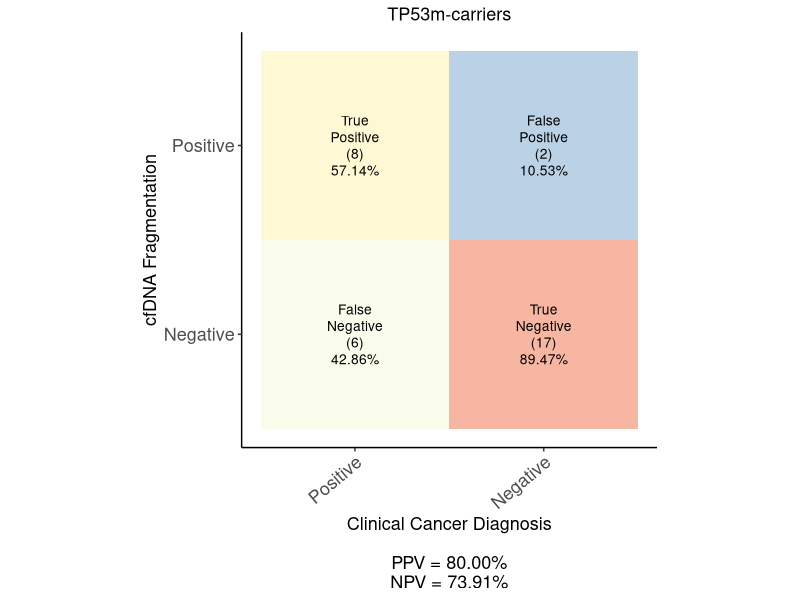
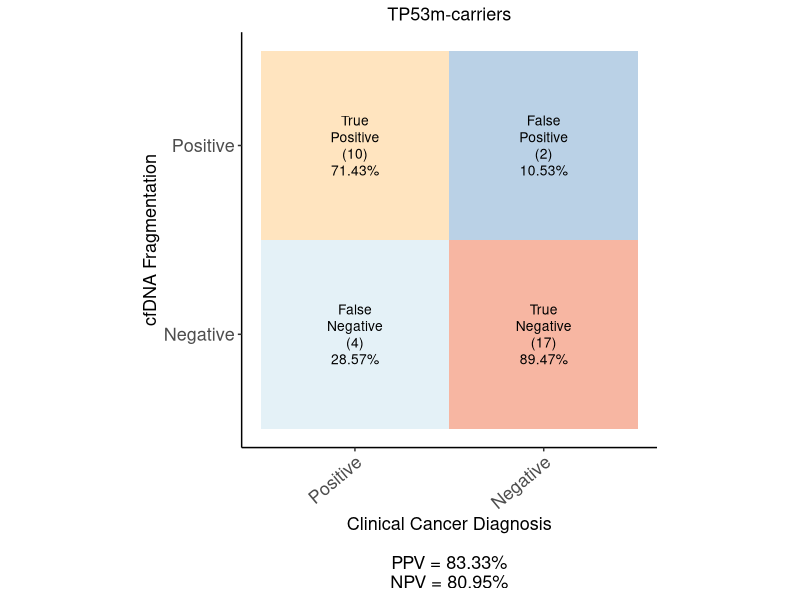
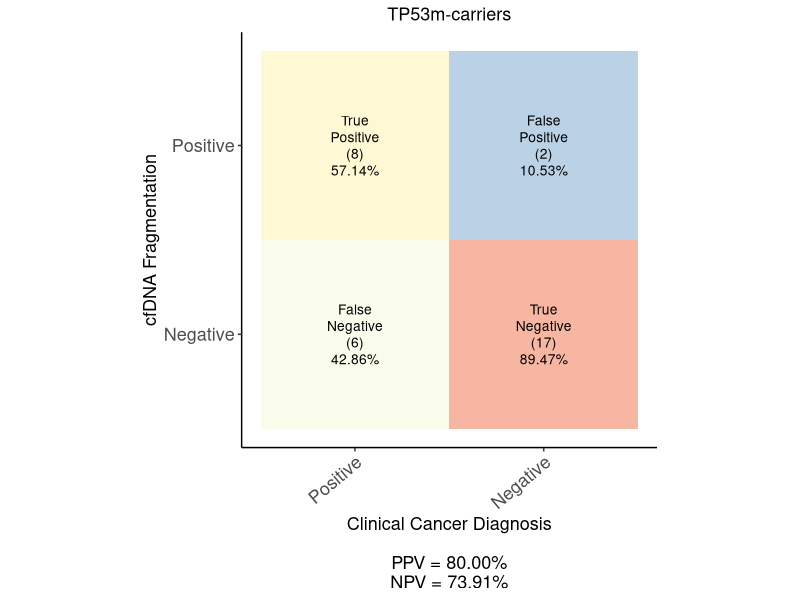
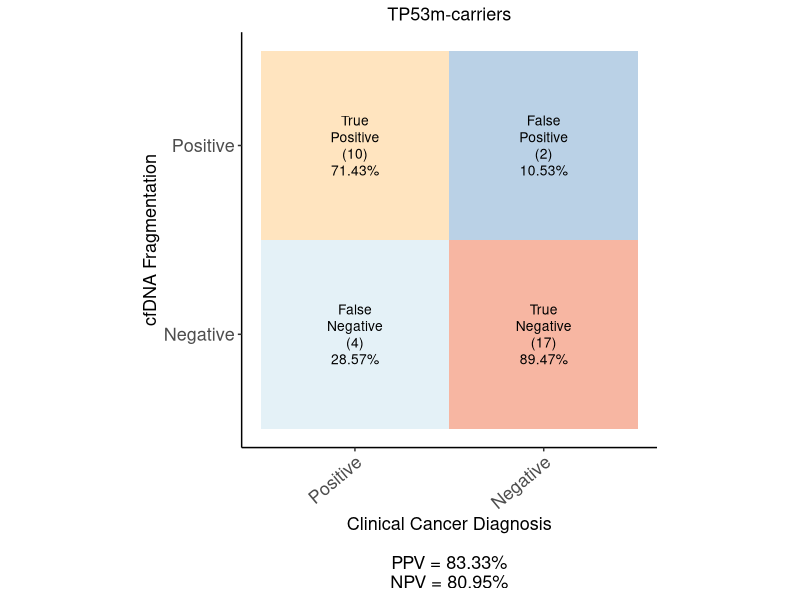

Here is the R script that generated these plots, in order:
library(ggplot2)
library(ggpubr)

outdir <- "/Users/derekwong/Library/CloudStorage/GoogleDrive-derekwong90@gmail.com/My Drive/Post-Doc/CHARM/LFS/LFS_fragment/figures/classifier"

### Make confusion matrices
data <- data.frame(A = c("Negative", "Negative", "Positive", "Positive"), #Clinical
                   B = c("Negative", "Positive", "Negative", "Positive"), #ctDNA
                   Y = c(17, 2, 6, 8),
                   color = c("neg", "false_pos", "false_neg", "pos"))
data$A <- factor(data$A, levels = c("Positive", "Negative"))
data$B <- factor(data$B, levels = c("Negative", "Positive"))
totals <-data %>% 
  group_by(A) %>%
  dplyr::summarise(total = sum(Y))
data <- merge(data, totals, by = "A")
data$per <- round(data$Y/data$total, 4)*100
ppv <- format(round(data$Y[data$A == "Positive" & data$B == "Positive"]/sum(data$Y[data$B == "Positive"])*100, 2), nsmall = 2)
npv <- format(round(data$Y[data$A == "Negative" & data$B == "Negative"]/sum(data$Y[data$B == "Negative"])*100, 2), nsmall = 2)

data2 <- data.frame(A = c("Negative", "Negative", "Positive", "Positive"), #Clinical
                   B = c("Negative", "Positive", "Negative", "Positive"), #ctDNA
                   Y = c(17, 2, 4, 10),
                   color = c("neg", "false_pos", "false_neg", "pos"))
data2$A <- factor(data2$A, levels = c("Positive", "Negative"))
data2$B <- factor(data2$B, levels = c("Negative", "Positive"))
totals <-data2 %>% 
  group_by(A) %>%
  dplyr::summarise(total = sum(Y))
data2 <- merge(data2, totals, by = "A")
data2$per <- round(data2$Y/data2$total, 4)*100
ppv2 <- format(round(data2$Y[data2$A == "Positive" & data2$B == "Positive"]/sum(data2$Y[data2$B == "Positive"])*100, 2), nsmall = 2)
npv2 <- format(round(data2$Y[data2$A == "Negative" & data2$B == "Negative"]/sum(data2$Y[data2$B == "Negative"])*100, 2), nsmall = 2)

### Set theme
theme <- theme(plot.title = element_text(hjust = 0.5, size = 13), 
               axis.line = element_line(colour = "black"),
               panel.grid.major = element_blank(),
               panel.grid.minor = element_blank(),
               panel.border = element_blank(),
               panel.background = element_blank(),
               legend.position = "none",
               legend.key = element_rect(fill = "white"),
               legend.text = element_text(size = 12),
               axis.text = element_text(size = 13),
               axis.title = element_text(size = 13),
               axis.text.x = element_text(angle = 40, hjust = 1, vjust = 1),
               strip.background = element_blank(),
               strip.text = element_text(size = 13))

colors <- c(pos = "#B2DF8A", neg = "grey65", false_pos = "#FDBF6F", false_neg = "#FB9A99")

### Plot cancer positives
mat <- ggplot(data, aes(A, B)) +
  geom_tile(aes(fill = per), color = NA, size = 1, alpha = 0.5) +
  geom_text(aes(label = paste0(c("True\nNegative", "False\nPositive", "False\nNegative", "True\nPositive"), "\n", 
                               "(", Y, ")", "\n", per, "%")), vjust = 0.5, size = 3.5, lineheight = 1) +
  scale_fill_distiller(palette = "RdYlBu", limits = c(0, 100)) +
  xlab(paste0("Clinical Cancer Diagnosis\n\nPPV = ", ppv, "%\n","NPV = ", npv, "%")) +
  ylab("cfDNA Fragmentation") +
  ggtitle("TP53m-carriers") +
  theme +
  coord_equal()
mat

ggsave(file.path(outdir, "confusion_matrix.pdf"), mat, width = 3.25, height = 4)

mat2 <- ggplot(data2, aes(A, B)) +
  geom_tile(aes(fill = per), color = NA, size = 1, alpha = 0.5) +
  geom_text(aes(label = paste0(c("True\nNegative", "False\nPositive", "False\nNegative", "True\nPositive"), "\n", 
                               "(", Y, ")", "\n", per, "%")), vjust = 0.5, size = 3.5, lineheight = 1) +
  scale_fill_distiller(palette = "RdYlBu", limits = c(0, 100)) +
  xlab(paste0("Clinical Cancer Diagnosis\n\nPPV = ", ppv2, "%\n","NPV = ", npv2, "%")) +
  ylab("cfDNA Fragmentation") +
  ggtitle("TP53m-carriers") +
  theme +
  coord_equal()
mat2

ggsave(file.path(outdir, "confusion_matrix2.pdf"), mat2, width = 3.25, height = 4)
